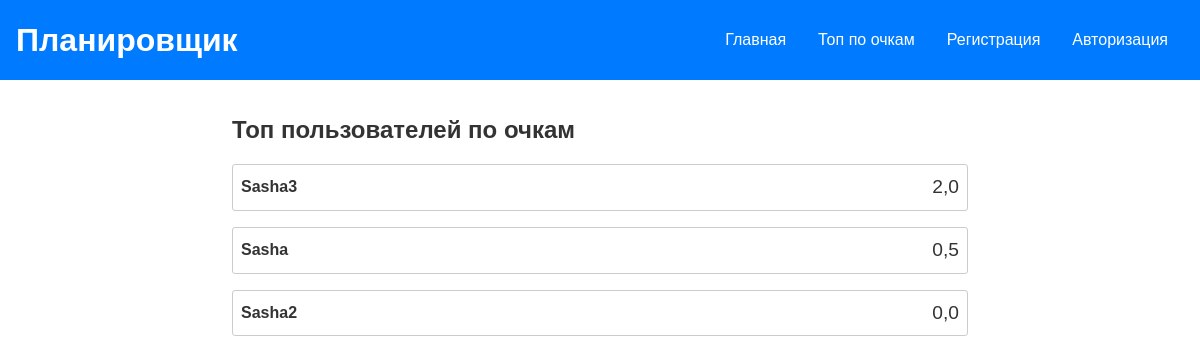
Page /tops/ on the earlier database version.
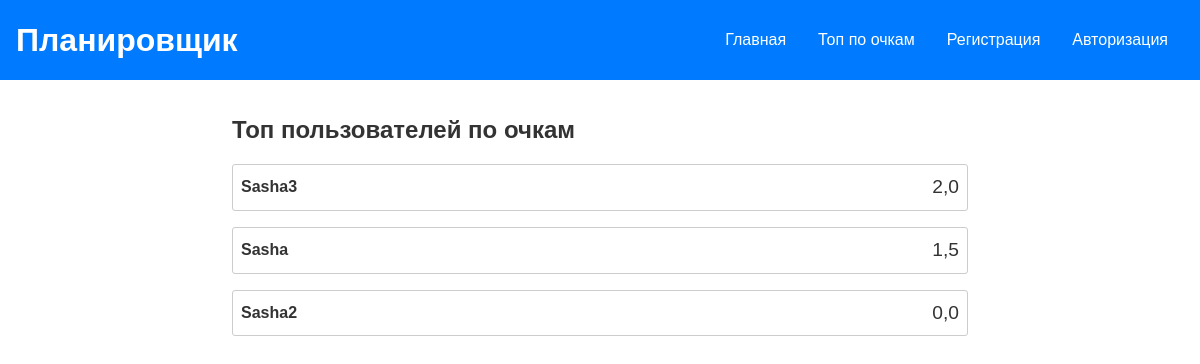
Same page on the later database version.
### users/models.py (models this page shows)
class Users(AbstractUser):
    phone = models.CharField(max_length=50,unique=True)
    point = models.FloatField(default=0)

### tusk_list/views.py (the view)
# urls.py: path('tops/',TopUsersView.as_view(),name='top')
class TopUsersView(View):
    def get(self,request):
        users_top = Users.objects.all().order_by('-point')
        context = {'title':'Top Point','users':users_top}
        return render(request, 'tusk/top_users.html', context=context)

### templates/tusk/top_users.html (shortened to what this page needs)
{% extends 'tusk/base.html' %}
{% load static %}
{% block content %}
<main>
    <section>
        <h2>Топ пользователей по очкам</h2>
        <ol>
            {% for i in users|slice:":10" %}
            <li class="top">
                <span class="username">{{ i.username }}</span>
                <span class="points">{{ i.point }}</span>
            </li>
            {% empty %}
            <p>Пока что нет пользователей с достаточным количеством очков.</p>
            {% endfor %}
        </ol>
    </section>
</main>
{% endblock content %}

Differences in the rows shown:
changed Users "Sasha": point "0,5" → "1,5"
